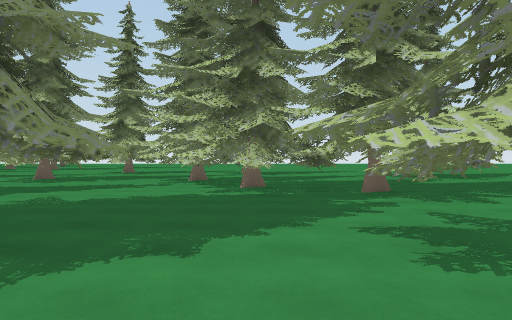
[1] (above)

24 first-person views from a walk through a scene from a Unity 3-D project. The camera is 1.3 m above the floor, looks level and sees 70° across. The floor is counted in squares, 2 m on a side. Each view is taken from the middle of a square. On the plan, view 1 faces up. The plan holds only what a view shows up to about 11 squares ahead; the rest is blank. The place goes on beyond the plan.

[2]
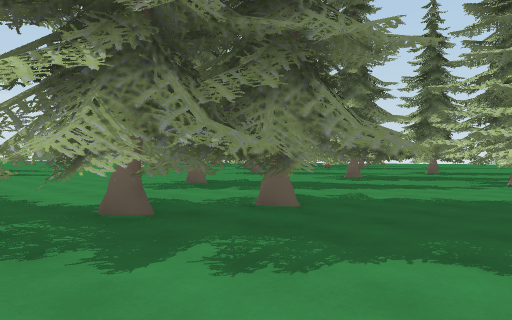

[3]
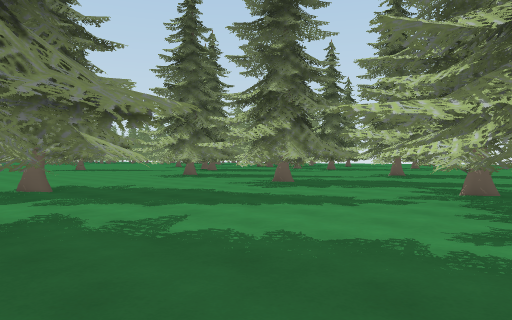

[4]
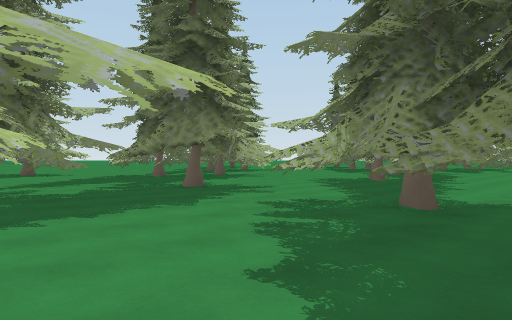

[5]
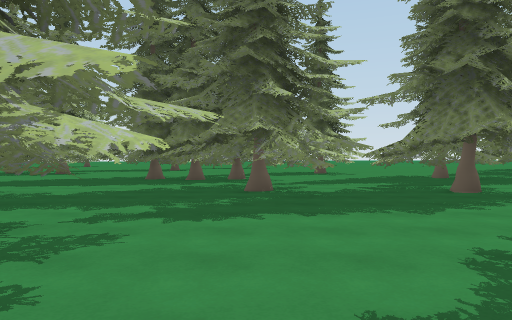

[6]
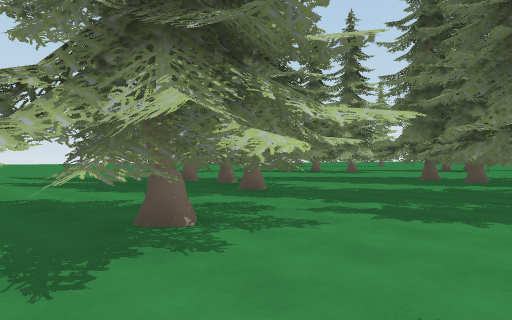

[7]
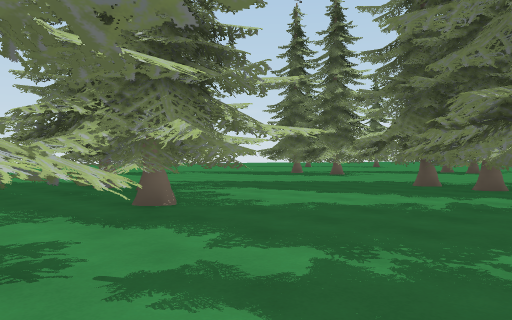

[8]
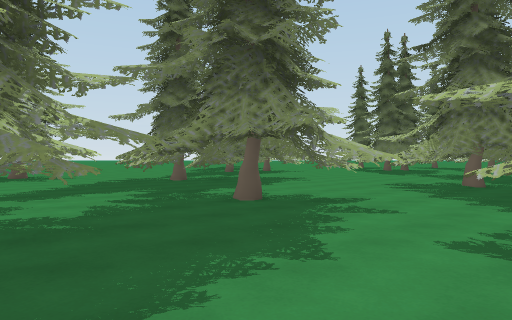

[9]
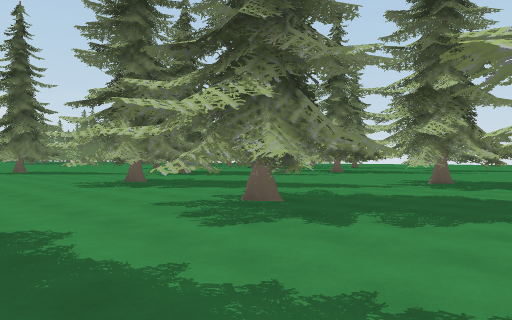

[10]
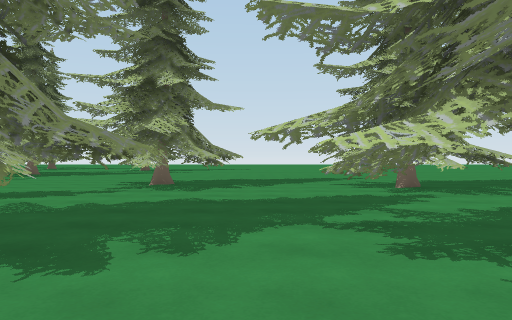

[11]
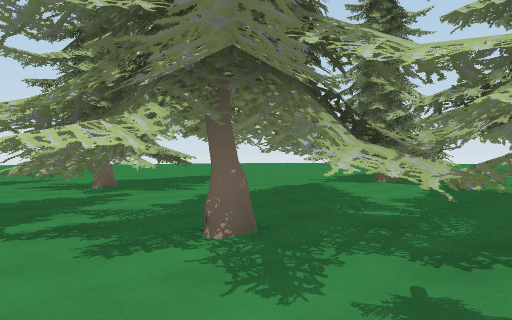

[12]
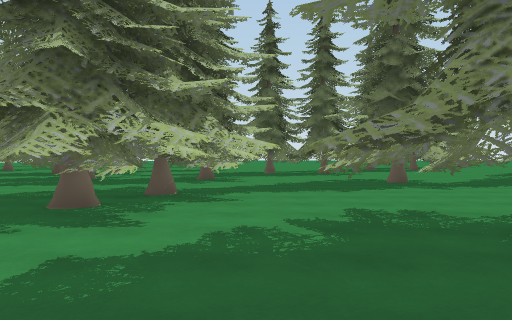

[13]
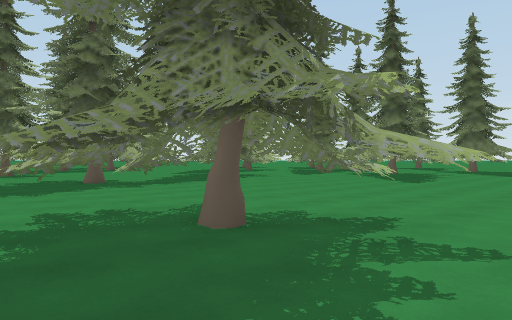

[14]
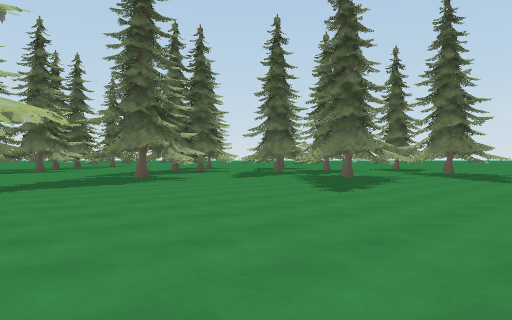

[15]
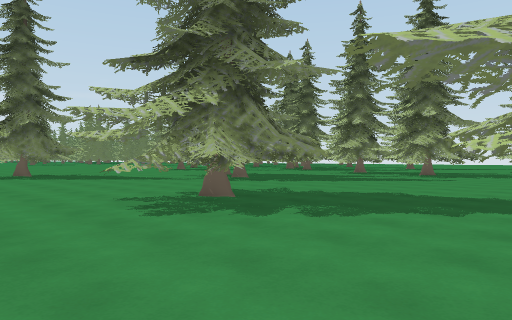

[16]
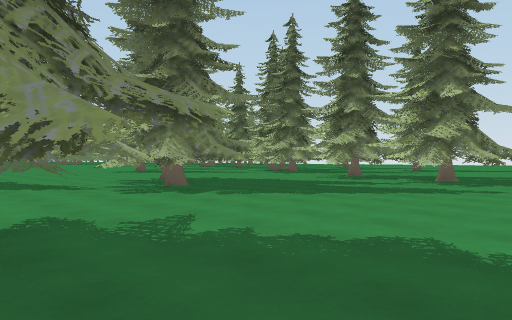

[17]
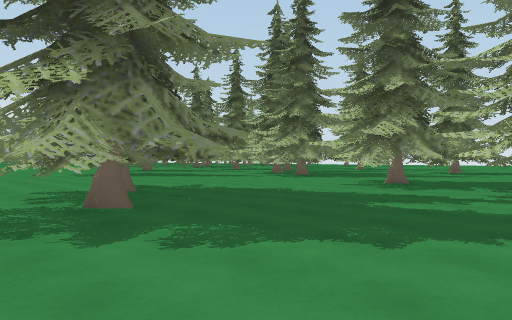

[18]
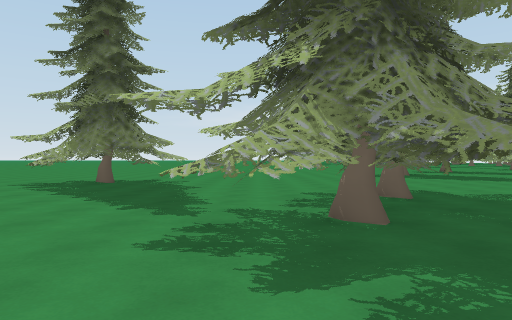

[19]
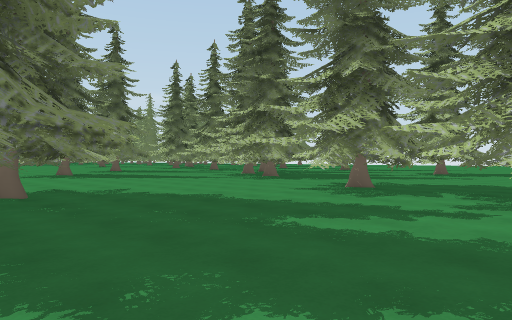

[20]
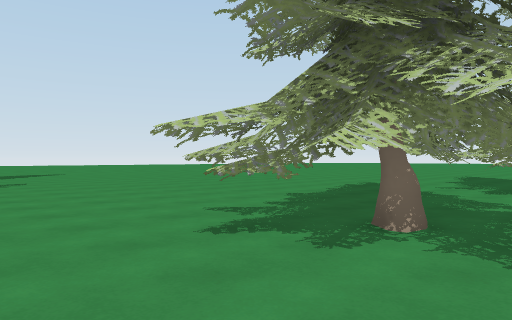

[21]
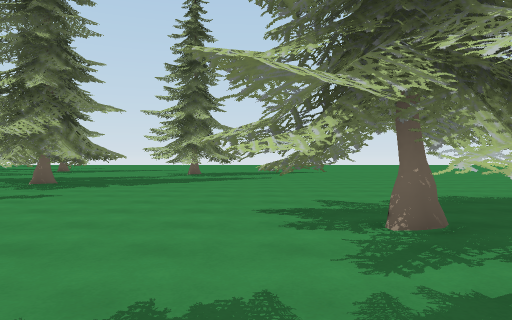

[22]
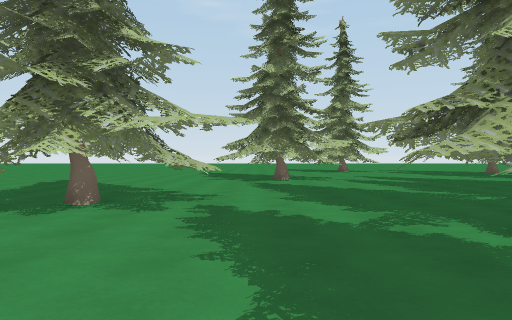

[23]
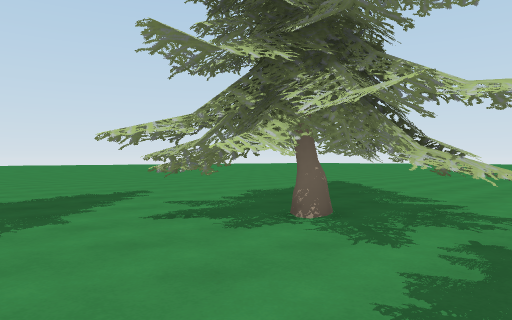

[24]
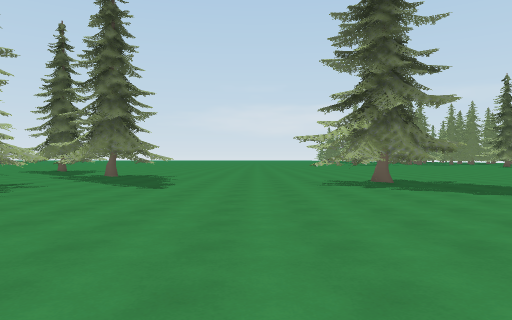

### Floor plan
Key: @ floor where view 1 was taken; # wall or solid block; . floor; O other object.
Columns run from 25 left of view 1 to 5 right of it. Each row starts with its distance up from view 1.
 26      .OO#OOOO ........ ...
 25     ..OOOOOOOO.............
 24 .. .....OOOOOO..............
 23 ..........OOO................
 22 ...............................
 21 ... OOO...........O............
 20  ..OOOO.O........OOOO...O......
 19 ...O OOOOO......OOOOO..OOOO....
 18 ....OOO#OO.......OOOO.OOOOO....
 17 .......OOO........OOO..OOOO....
 16 ......OO................OOO...O
 15  ..........O.O...............OO
 14 OOO.......OOOOO..O.O..O.......O
 13 OOO.......OO#OO.OOOOO.OOO......
 12 OOO.........OO..OO#OOOOOOO.....
 11 OOO........OO.....OO..OOOO.....
 10 ..................O....OOO ....
  9 .......................OO#OO ..
  8 ...............OOO.....OOOOOOO.
  7 ..............OOOOO......OOOOO.
  6 ...............OOOO..O.....OOO
  5 ................OOO.OOOO..O...
  4 ..O..............O..OO#O...O.
  3 .OO   .............OOOOO.OOOOO.
  2 OO     ............OOOOO..OOOO.
  1         ...... ......OO....OO .
  0          ....OOOO....O...@OO OO
 -1           ...OOOOO..O.......OOO
 -2            ..OOOOO.OOOO.OOO.OOO
 -3             .. OO..OOOOOOOO...O
 -4                ....OOOOOO#OO..O
 -5                 ... OOOOOOO....
 -6                  ......  O OO..
 -7                   O.....O OOO.O
 -8                    OO...O OOOOO
 -9                    OO...O  OOOO
-10                     O...     OO
-11                       ..

Where each view was taken, in squares from view 1:
view 1: 0 up, 0 right, facing up
view 2: 0 up, 0 right, facing up-left
view 3: 4 up, 0 right, facing up-left
view 4: 4 up, 1 right, facing down-left
view 5: 4 up, 0 right, facing down
view 6: 4 up, 1 left, facing down-right
view 7: 1 up, 0 right, facing down-right
view 8: 1 up, 0 right, facing down-left
view 9: 8 up, 3 left, facing up-left
view 10: 9 up, 4 left, facing up
view 11: 9 up, 4 left, facing up-right
view 12: 9 up, 6 left, facing down
view 13: 9 up, 6 left, facing down-left
view 14: 9 up, 10 left, facing down-left
view 15: 9 up, 8 left, facing up-left
view 16: 13 up, 10 left, facing up-left
view 17: 16 up, 13 left, facing up-left
view 18: 17 up, 14 left, facing left
view 19: 18 up, 13 left, facing up-left
view 20: 17 up, 10 left, facing up-right
view 21: 15 up, 8 left, facing up
view 22: 15 up, 6 left, facing right
view 23: 15 up, 4 left, facing up-right
view 24: 9 up, 14 left, facing left
